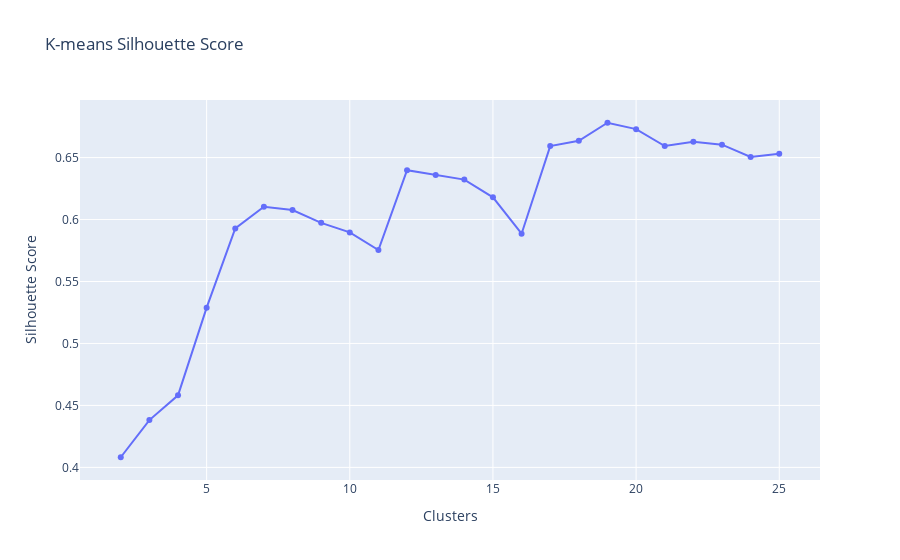

Write notebook code for a chart like this one.
### Code cell
fig = px.line(x = clusters, y = kmeans_list, markers=True, title = 'K-means Silhouette Score')
fig.update_layout(yaxis_title = 'Silhouette Score', xaxis_title = 'Clusters')
fig.show()

### Figure 1 — Plotly figure (JSON) as saved in the notebook; plotly's stock layout.template omitted (floating-point values rounded to 4 significant figures)
{"data": [{"hovertemplate": "x=%{x}<br>y=%{y}<extra></extra>", "legendgroup": "", "line": {"color": "#636efa", "dash": "solid"}, "marker": {"symbol": "circle"}, "mode": "lines+markers", "name": "", "orientation": "v", "showlegend": false, "type": "scatter", "x": [2, 3, 4, 5, 6, 7, 8, 9, 10, 11, 12, 13, 14, 15, 16, 17, 18, 19, 20, 21, 22, 23, 24, 25], "xaxis": "x", "y": [0.4082, 0.4382, 0.4581, 0.5289, 0.5928, 0.6103, 0.6076, 0.5973, 0.5896, 0.5754, 0.6399, 0.6359, 0.6322, 0.6179, 0.5885, 0.6593, 0.6635, 0.6781, 0.673, 0.6593, 0.6628, 0.6604, 0.6504, 0.6531], "yaxis": "y"}], "layout": {"autosize": true, "legend": {"tracegroupgap": 0}, "title": {"text": "K-means Silhouette Score"}, "xaxis": {"anchor": "y", "autorange": true, "domain": [0, 1], "range": [0.6398, 26.36], "title": {"text": "Clusters"}, "type": "linear"}, "yaxis": {"anchor": "x", "autorange": true, "domain": [0, 1], "range": [0.3859, 0.7004], "title": {"text": "Silhouette Score"}, "type": "linear"}}}
